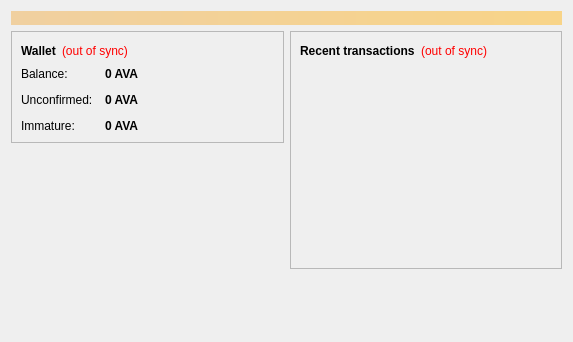
<?xml version="1.0" encoding="UTF-8"?>
<ui version="4.0">
 <class>OverviewPage</class>
 <widget class="QWidget" name="OverviewPage">
  <property name="geometry">
   <rect>
    <x>0</x>
    <y>0</y>
    <width>573</width>
    <height>342</height>
   </rect>
  </property>
  <property name="windowTitle">
   <string>Form</string>
  </property>
  <layout class="QVBoxLayout" name="topLayout">
   <item>
    <widget class="QLabel" name="labelAlerts">
     <property name="visible">
      <bool>false</bool>
     </property>
     <property name="styleSheet">
      <string notr="true">background-color: qlineargradient(x1: 0, y1: 0, x2: 1, y2: 0, stop:0 #F0D0A0, stop:1 #F8D488); color:#000000;</string>
     </property>
     <property name="wordWrap">
      <bool>true</bool>
     </property>
     <property name="margin">
      <number>3</number>
     </property>
    </widget>
   </item>
   <item>
    <layout class="QHBoxLayout" name="horizontalLayout" stretch="1,1">
     <item>
      <layout class="QVBoxLayout" name="verticalLayout_2">
       <item>
        <widget class="QFrame" name="frame">
         <property name="frameShape">
          <enum>QFrame::StyledPanel</enum>
         </property>
         <property name="frameShadow">
          <enum>QFrame::Raised</enum>
         </property>
         <layout class="QVBoxLayout" name="verticalLayout_4">
          <item>
           <layout class="QHBoxLayout" name="horizontalLayout_4">
            <item>
             <widget class="QLabel" name="label_5">
              <property name="font">
               <font>
                <weight>75</weight>
                <bold>true</bold>
               </font>
              </property>
              <property name="text">
               <string>Wallet</string>
              </property>
             </widget>
            </item>
            <item>
             <widget class="QLabel" name="labelWalletStatus">
              <property name="toolTip">
               <string>The displayed information may be out of date. Your wallet automatically synchronizes with the Avana network after a connection is established, but this process has not completed yet.</string>
              </property>
              <property name="styleSheet">
               <string notr="true">QLabel { color: red; }</string>
              </property>
              <property name="text">
               <string notr="true">(out of sync)</string>
              </property>
              <property name="alignment">
               <set>Qt::AlignLeading|Qt::AlignLeft|Qt::AlignVCenter</set>
              </property>
             </widget>
            </item>
            <item>
             <spacer name="horizontalSpacer_2">
              <property name="orientation">
               <enum>Qt::Horizontal</enum>
              </property>
              <property name="sizeHint" stdset="0">
               <size>
                <width>40</width>
                <height>20</height>
               </size>
              </property>
             </spacer>
            </item>
           </layout>
          </item>
          <item>
           <layout class="QFormLayout" name="formLayout_2">
            <property name="fieldGrowthPolicy">
             <enum>QFormLayout::AllNonFixedFieldsGrow</enum>
            </property>
            <property name="horizontalSpacing">
             <number>12</number>
            </property>
            <property name="verticalSpacing">
             <number>12</number>
            </property>
            <item row="0" column="0">
             <widget class="QLabel" name="label">
              <property name="text">
               <string>Balance:</string>
              </property>
             </widget>
            </item>
            <item row="0" column="1">
             <widget class="QLabel" name="labelBalance">
              <property name="font">
               <font>
                <weight>75</weight>
                <bold>true</bold>
               </font>
              </property>
              <property name="cursor">
               <cursorShape>IBeamCursor</cursorShape>
              </property>
              <property name="toolTip">
               <string>Your current balance</string>
              </property>
              <property name="text">
               <string notr="true">0 AVA</string>
              </property>
              <property name="textInteractionFlags">
               <set>Qt::LinksAccessibleByMouse|Qt::TextSelectableByKeyboard|Qt::TextSelectableByMouse</set>
              </property>
             </widget>
            </item>
            <item row="1" column="0">
             <widget class="QLabel" name="label_3">
              <property name="text">
               <string>Unconfirmed:</string>
              </property>
             </widget>
            </item>
            <item row="1" column="1">
             <widget class="QLabel" name="labelUnconfirmed">
              <property name="font">
               <font>
                <weight>75</weight>
                <bold>true</bold>
               </font>
              </property>
              <property name="cursor">
               <cursorShape>IBeamCursor</cursorShape>
              </property>
              <property name="toolTip">
               <string>Total of transactions that have yet to be confirmed, and do not yet count toward the current balance</string>
              </property>
              <property name="text">
               <string notr="true">0 AVA</string>
              </property>
              <property name="textInteractionFlags">
               <set>Qt::LinksAccessibleByMouse|Qt::TextSelectableByKeyboard|Qt::TextSelectableByMouse</set>
              </property>
             </widget>
            </item>
            <item row="2" column="0">
             <widget class="QLabel" name="labelImmatureText">
              <property name="text">
               <string>Immature:</string>
              </property>
             </widget>
            </item>
            <item row="2" column="1">
             <widget class="QLabel" name="labelImmature">
              <property name="font">
               <font>
                <weight>75</weight>
                <bold>true</bold>
               </font>
              </property>
              <property name="toolTip">
               <string>Mined balance that has not yet matured</string>
              </property>
              <property name="text">
               <string notr="true">0 AVA</string>
              </property>
              <property name="textInteractionFlags">
               <set>Qt::LinksAccessibleByMouse|Qt::TextSelectableByKeyboard|Qt::TextSelectableByMouse</set>
              </property>
             </widget>
            </item>
           </layout>
          </item>
         </layout>
        </widget>
       </item>
       <item>
        <spacer name="verticalSpacer">
         <property name="orientation">
          <enum>Qt::Vertical</enum>
         </property>
         <property name="sizeHint" stdset="0">
          <size>
           <width>20</width>
           <height>40</height>
          </size>
         </property>
        </spacer>
       </item>
      </layout>
     </item>
     <item>
      <layout class="QVBoxLayout" name="verticalLayout_3">
       <item>
        <widget class="QFrame" name="frame_2">
         <property name="frameShape">
          <enum>QFrame::StyledPanel</enum>
         </property>
         <property name="frameShadow">
          <enum>QFrame::Raised</enum>
         </property>
         <layout class="QVBoxLayout" name="verticalLayout">
          <item>
           <layout class="QHBoxLayout" name="horizontalLayout_2">
            <item>
             <widget class="QLabel" name="label_4">
              <property name="text">
               <string>&lt;b&gt;Recent transactions&lt;/b&gt;</string>
              </property>
             </widget>
            </item>
            <item>
             <widget class="QLabel" name="labelTransactionsStatus">
              <property name="toolTip">
               <string>The displayed information may be out of date. Your wallet automatically synchronizes with the Avana network after a connection is established, but this process has not completed yet.</string>
              </property>
              <property name="styleSheet">
               <string notr="true">QLabel { color: red; }</string>
              </property>
              <property name="text">
               <string notr="true">(out of sync)</string>
              </property>
              <property name="alignment">
               <set>Qt::AlignRight|Qt::AlignTrailing|Qt::AlignVCenter</set>
              </property>
             </widget>
            </item>
            <item>
             <spacer name="horizontalSpacer">
              <property name="orientation">
               <enum>Qt::Horizontal</enum>
              </property>
              <property name="sizeHint" stdset="0">
               <size>
                <width>40</width>
                <height>20</height>
               </size>
              </property>
             </spacer>
            </item>
           </layout>
          </item>
          <item>
           <widget class="QListView" name="listTransactions">
            <property name="styleSheet">
             <string notr="true">QListView { background: transparent; }</string>
            </property>
            <property name="frameShape">
             <enum>QFrame::NoFrame</enum>
            </property>
            <property name="verticalScrollBarPolicy">
             <enum>Qt::ScrollBarAlwaysOff</enum>
            </property>
            <property name="horizontalScrollBarPolicy">
             <enum>Qt::ScrollBarAlwaysOff</enum>
            </property>
            <property name="selectionMode">
             <enum>QAbstractItemView::NoSelection</enum>
            </property>
           </widget>
          </item>
         </layout>
        </widget>
       </item>
       <item>
        <spacer name="verticalSpacer_2">
         <property name="orientation">
          <enum>Qt::Vertical</enum>
         </property>
         <property name="sizeHint" stdset="0">
          <size>
           <width>20</width>
           <height>40</height>
          </size>
         </property>
        </spacer>
       </item>
      </layout>
     </item>
    </layout>
   </item>
  </layout>
 </widget>
 <resources/>
 <connections/>
</ui>
